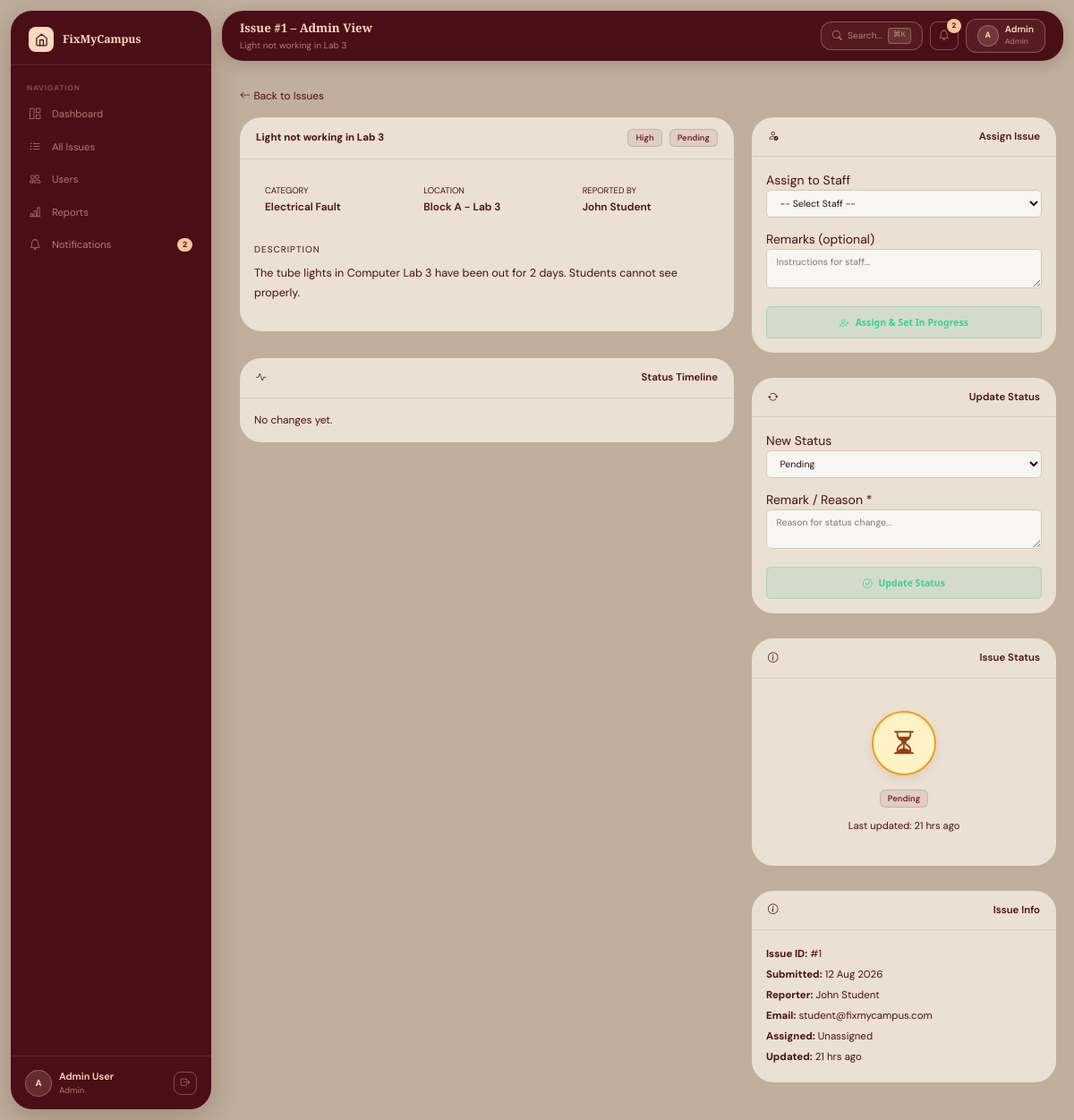
Page /admin/view_issue.php?id=1 (signed in) on the committed database.
### tables this page shows
CREATE TABLE IF NOT EXISTS issues (
    issue_id INT(11) NOT NULL AUTO_INCREMENT,
    title VARCHAR(200) NOT NULL,
    description TEXT NOT NULL,
    category_id INT(11) DEFAULT NULL,
    location VARCHAR(200) NOT NULL,
    priority ENUM('low','medium','high','critical') NOT NULL DEFAULT 'medium',
    status ENUM('pending','in_progress','resolved','closed','rejected') NOT NULL DEFAULT 'pending',
    reported_by INT(11) NOT NULL,
    assigned_to INT(11) DEFAULT NULL,
    parent_id INT(11) DEFAULT NULL,
    is_parent TINYINT(1) DEFAULT 0,
    affected_count INT(11) DEFAULT 1,
    admin_remark TEXT DEFAULT NULL,
    created_at DATETIME DEFAULT CURRENT_TIMESTAMP,
    updated_at DATETIME DEFAULT CURRENT_TIMESTAMP ON UPDATE CURRENT_TIMESTAMP,
    PRIMARY KEY (issue_id),
    KEY fk_reported_by (reported_by),
    KEY fk_assigned_to (assigned_to),
    KEY fk_category (category_id),
    KEY fk_parent_issue (parent_id),
    CONSTRAINT fk_reported_by FOREIGN KEY (reported_by) REFERENCES users(user_id) ON DELETE CASCADE,
    CONSTRAINT fk_assigned_to FOREIGN KEY (assigned_to) REFERENCES users(user_id) ON DELETE SET NULL,
    CONSTRAINT fk_category FOREIGN KEY (category_id) REFERENCES categories(category_id) ON DELETE SET NULL,
    CONSTRAINT fk_parent_issue FOREIGN KEY (parent_id) REFERENCES issues(issue_id) ON DELETE SET NULL
);

CREATE TABLE IF NOT EXISTS categories (
    category_id INT(11) NOT NULL AUTO_INCREMENT,
    category_name VARCHAR(100) NOT NULL,
    icon VARCHAR(50) DEFAULT 'bi-tools',
    description TEXT DEFAULT NULL,
    PRIMARY KEY (category_id),
    UNIQUE KEY category_name (category_name)
);

CREATE TABLE IF NOT EXISTS users (
    user_id INT(11) NOT NULL AUTO_INCREMENT,
    full_name VARCHAR(100) NOT NULL,
    email VARCHAR(150) NOT NULL,
    password VARCHAR(255) NOT NULL,
    role ENUM('student','staff','admin','maintenance') NOT NULL DEFAULT 'student',
    department VARCHAR(100) DEFAULT NULL,
    phone VARCHAR(15) DEFAULT NULL,
    avatar VARCHAR(255) DEFAULT NULL,
    created_at DATETIME DEFAULT CURRENT_TIMESTAMP,
    PRIMARY KEY (user_id),
    UNIQUE KEY email (email)
);

### includes/auth_check.php (called while the page is built, shortened)
<?php
function currentUser() {
    return [
        'id'         => $_SESSION['user_id'] ?? null,
        'name'       => $_SESSION['user_name'] ?? 'Guest',
        'email'      => $_SESSION['user_email'] ?? '',
        'role'       => $_SESSION['role'] ?? 'guest',
        'department' => $_SESSION['department'] ?? '',
    ];
}

### admin/view_issue.php (the view, shortened to what this page needs)
<?php
require_once '../includes/auth_check.php';
require_once '../config/db.php';
require_once '../includes/notification_helper.php';
$id = intval($_GET['id'] ?? 0);
$stmt = $pdo->prepare("SELECT i.*,c.category_name,rb.full_name AS reporter_name,rb.email AS reporter_email,ab.full_name AS assigned_name FROM issues i LEFT JOIN categories c ON i.category_id=c.category_id LEFT JOIN users rb ON i.reported_by=rb.user_id LEFT JOIN users ab ON i.assigned_to=ab.user_id WHERE i.issue_id=?");
$stmt->execute([$id]);
$issue = $stmt->fetch();
$history = $pdo->prepare("SELECT sh.*,u.full_name FROM status_history sh LEFT JOIN users u ON sh.changed_by=u.user_id WHERE sh.issue_id=? ORDER BY sh.changed_at ASC"); $history->execute([$id]); $history=$history->fetchAll();
$pageTitle = 'Issue #'.$id.' – Admin View'; $pageSubtitle = htmlspecialchars($issue['title']);
?>
<!DOCTYPE html>
<html lang="en">
<head>
<link rel="stylesheet" href="https://cdn.jsdelivr.net/npm/bootstrap-icons@1.11.3/font/bootstrap-icons.min.css">
<script src="https://cdn.tailwindcss.com"></script>
<link rel="stylesheet" href="../assets/css/style.css">
</head>
<body>
<div class="app-wrapper">
  <?php include '../includes/sidebar.php'; ?>
  <div class="main-content">
    <?php include '../includes/topbar.php'; ?>
    <div class="page-content">
      <div style="margin-bottom:14px;"><a href="issues.php" style="color:var(--text-muted);text-decoration:none;font-size:0.85rem;"><i class="bi bi-arrow-left me-1"></i>Back to Issues</a></div>
      <div style="display:grid;grid-template-columns:1fr 340px;gap:20px;">
        <div style="display:flex;flex-direction:column;gap:16px;">
          <div class="panel">
            <div class="panel-header" style="display:flex;align-items:center;justify-content:space-between;">
              <div>
                <span style="font-weight:700;"><?= htmlspecialchars($issue['title']) ?></span>
              </div>
              <div style="display:flex;gap:8px;"><?= getPriorityBadge($issue['priority']) ?><?= getStatusBadge($issue['status']) ?></div>
            </div>
            <div class="panel-body">
              <div style="display:grid;grid-template-columns:1fr 1fr 1fr;gap:12px;margin-bottom:18px;">
                <div style="background:var(--bg-body);border:1px solid var(--border-color);border-radius:var(--radius);padding:12px;"><div style="font-size:0.68rem;text-transform:uppercase;color:var(--text-muted);margin-bottom:3px;">Category</div><div style="font-size:0.85rem;font-weight:600;color:var(--text-dark);"><?= htmlspecialchars($issue['category_name']??'N/A') ?></div></div>
                <div style="background:var(--bg-body);border:1px solid var(--border-color);border-radius:var(--radius);padding:12px;"><div style="font-size:0.68rem;text-transform:uppercase;color:var(--text-muted);margin-bottom:3px;">Location</div><div style="font-size:0.85rem;font-weight:600;color:var(--text-dark);"><?= htmlspecialchars($issue['location']) ?></div></div>
                <div style="background:var(--bg-body);border:1px solid var(--border-color);border-radius:var(--radius);padding:12px;"><div style="font-size:0.68rem;text-transform:uppercase;color:var(--text-muted);margin-bottom:3px;">Reported By</div><div style="font-size:0.85rem;font-weight:600;color:var(--text-dark);"><?= htmlspecialchars($issue['reporter_name']) ?></div></div>
              </div>
              <div style="margin-bottom:16px;">
                <div style="font-size:0.72rem;text-transform:uppercase;color:var(--text-muted);letter-spacing:0.1em;margin-bottom:8px;">Description</div>
                <div style="font-size:0.9rem;line-height:1.75;"><?= nl2br(htmlspecialchars($issue['description'])) ?></div>
              </div>
            </div>
          </div>
          <div class="panel">
            <div class="panel-header"><i class="bi bi-activity me-2"></i>Status Timeline</div>
            <div class="panel-body">
              <?php if(empty($history)): ?><p style="color:var(--text-muted);font-size:0.85rem;">No changes yet.</p>
              <?php endif; ?>
            </div>
          </div>
        </div>
        <div style="display:flex;flex-direction:column;gap:14px;">
          <?php if(!in_array($issue['status'],['resolved','closed'])): ?>
          <div class="panel">
            <div class="panel-header"><i class="bi bi-person-check me-2"></i>Assign Issue</div>
            <div class="panel-body">
              <form method="POST">
                <div class="field-group">
                  <label>Assign to Staff</label>
                  <select name="assigned_to" required class="bg-[#f8f6f0] border border-[#d4c8b8] text-[#2b0d0d] placeholder-[#8a7575] text-xs rounded-md px-3 py-2 focus:outline-none focus:border-amber-700 focus:ring-1 focus:ring-amber-700 w-full">
                    <option value="">-- Select Staff --</option>
                  </select>
                </div>
                <div class="field-group">
                  <label>Remarks (optional)</label>
                  <textarea name="remarks" rows="2" placeholder="Instructions for staff..." class="bg-[#f8f6f0] border border-[#d4c8b8] text-[#2b0d0d] placeholder-[#8a7575] text-xs rounded-md px-3 py-2 focus:outline-none focus:border-amber-700 focus:ring-1 focus:ring-amber-700 w-full"></textarea>
                </div>
                <button type="submit" class="bg-emerald-500/10 text-emerald-400 border border-emerald-500/20 hover:bg-emerald-500/20 font-sans text-xs font-semibold px-3 py-1.5 rounded-md transition-colors shadow-none focus:outline-none focus:ring-1 focus:ring-emerald-500 w-full justify-center flex items-center" style="padding:10px;"><i class="bi bi-person-plus me-2"></i>Assign & Set In Progress</button>
              </form>
            </div>
          </div>
          <?php endif; ?>
          <div class="panel">
            <div class="panel-header"><i class="bi bi-arrow-repeat me-2"></i>Update Status</div>
            <div class="panel-body">
              <form method="POST">
                <div class="field-group">
                  <label>New Status</label>
                  <select name="new_status" class="bg-[#f8f6f0] border border-[#d4c8b8] text-[#2b0d0d] placeholder-[#8a7575] text-xs rounded-md px-3 py-2 focus:outline-none focus:border-amber-700 focus:ring-1 focus:ring-amber-700 w-full">
                    <?php foreach(['pending','in_progress','resolved','closed','rejected'] as $s): ?>
                      <option value="<?= $s ?>" <?= $issue['status']===$s?'selected':'' ?>><?= ucwords(str_replace('_',' ',$s)) ?></option>
                    <?php endforeach; ?>
                  </select>
                </div>
                <div class="field-group">
                  <label>Remark / Reason *</label>
                  <textarea name="remarks" rows="2" placeholder="Reason for status change..." required class="bg-[#f8f6f0] border border-[#d4c8b8] text-[#2b0d0d] placeholder-[#8a7575] text-xs rounded-md px-3 py-2 focus:outline-none focus:border-amber-700 focus:ring-1 focus:ring-amber-700 w-full"></textarea>
                </div>
                <button type="submit" class="bg-emerald-500/10 text-emerald-400 border border-emerald-500/20 hover:bg-emerald-500/20 font-sans text-xs font-semibold px-3 py-1.5 rounded-md transition-colors shadow-none focus:outline-none focus:ring-1 focus:ring-emerald-500 w-full justify-center flex items-center" style="padding:10px;"><i class="bi bi-check-circle me-2"></i>Update Status</button>
              </form>
            </div>
          </div>
          <div class="panel fade-in-up">
            <div class="panel-header"><i class="bi bi-info-circle me-2"></i>Issue Status</div>
            <div class="panel-body">
              <div style="text-align:center;padding:20px 0;">
                <?php
                $st = $issue['status'] ?? 'pending';
                $statusIconMap = [
                  'pending'     => 'bi-hourglass-split',
                  'in_progress' => 'bi-wrench',
                  'resolved'    => 'bi-check-circle-fill',
                  'closed'      => 'bi-lock-fill',
                  'rejected'    => 'bi-x-circle-fill'
                ];
                $iconClass = $statusIconMap[$st] ?? 'bi-info-circle-fill';
                ?>
                <div class="status-badge-circle status-<?= htmlspecialchars($st) ?>">
                  <i class="bi <?= $iconClass ?> status-badge-icon"></i>
                </div>
                <?= getStatusBadge($issue['status']) ?>
                <div style="margin-top:12px;font-size:0.8rem;color:var(--text-muted);">Last updated: <?= timeAgo($issue['updated_at'] ?? $issue['created_at']) ?></div>
              </div>
            </div>
          </div>
          <div class="panel">
            <div class="panel-header"><i class="bi bi-info-circle me-2"></i>Issue Info</div>
            <div class="panel-body" style="font-size:0.82rem;color:var(--text-muted);line-height:2;">
              <div><b style="color:var(--text-primary);">Issue ID:</b> #<?= $id ?></div>
              <div><b style="color:var(--text-primary);">Submitted:</b> <?= date('d M Y',strtotime($issue['created_at'])) ?></div>
              <div><b style="color:var(--text-primary);">Reporter:</b> <?= htmlspecialchars($issue['reporter_name']) ?></div>
              <div><b style="color:var(--text-primary);">Email:</b> <?= htmlspecialchars($issue['reporter_email']) ?></div>
              <div><b style="color:var(--text-primary);">Assigned:</b> <?= $issue['assigned_name'] ? htmlspecialchars($issue['assigned_name']) : 'Unassigned' ?></div>
              <div><b style="color:var(--text-primary);">Updated:</b> <?= timeAgo($issue['updated_at']??$issue['created_at']) ?></div>
            </div>
          </div>
        </div>
      </div>
    </div>
  </div>
</div>
</body>
</html>

### includes/topbar.php (shortened to what this page needs)
<?php
require_once __DIR__ . '/notification_helper.php';
require_once __DIR__ . '/../config/db.php';
$u=currentUser();
$unread=getUnreadCount($pdo,$u['id']);
$role=$u['role'];
?>
<header class="topbar">
  <div class="topbar-left">
    <div>
      <div class="topbar-title"><?=$pageTitle??'Dashboard'?></div>
      <?php if(!empty($pageSubtitle)):?><div class="topbar-sub"><?=$pageSubtitle?></div><?php endif;?>
    </div>
  </div>
  <div class="topbar-right">
    <button class="search-trigger" onclick="openSearch()" aria-label="Search">
      <i class="bi bi-search" style="font-size:.78rem;"></i>
      <span>Search...</span>
      <kbd>⌘K</kbd>
    </button>
    <div style="position:relative;">
      <button class="notif-btn" id="notifBtn" onclick="toggleNotif()" aria-label="Notifications">
        <i class="bi bi-bell"></i>
        <?php if($unread>0):?><span class="notif-badge"><?=$unread>9?'9+':$unread?></span><?php endif;?>
      </button>
    </div>
    <div style="display:flex;align-items:center;gap:7px;padding:5px 12px;border:1px solid var(--peach-dimmer);border-radius:var(--r-sm);background:rgba(255,216,190,.08);">
      <div class="user-avatar-sm" style="width:24px;height:24px;font-size:.65rem;"><?=strtoupper(substr($u['name'],0,1))?></div>
      <div class="d-sm-block">
        <div style="font-size:.74rem;font-weight:600;color:var(--peach);line-height:1.2;"><?=htmlspecialchars(explode(' ',$u['name'])[0])?></div>
        <div style="font-size:.63rem;color:var(--peach-dim);text-transform:capitalize;"><?=$role?></div>
      </div>
    </div>
  </div>
</header>

### includes/notification_helper.php (shortened to what this page needs)
<?php
function getUnreadCount($pdo, $user_id) {
    $stmt = $pdo->prepare("SELECT COUNT(*) FROM notifications WHERE user_id = ? AND is_read = 0");
    $stmt->execute([$user_id]);
    return $stmt->fetchColumn();
}
function getPriorityBadge($priority) {
    $map = [
        'low'      => '<span class="badge badge-emerald">Low</span>',
        'medium'   => '<span class="badge badge-blue">Medium</span>',
        'high'     => '<span class="badge badge-amber">High</span>',
        'critical' => '<span class="badge badge-rose">Critical</span>',
    ];
    return $map[$priority] ?? '<span class="badge badge-zinc">' . ucfirst($priority) . '</span>';
}
function getStatusBadge($status) {
    $map = [
        'pending'     => '<span class="badge badge-amber">Pending</span>',
        'in_progress' => '<span class="badge badge-blue">In Progress</span>',
        'resolved'    => '<span class="badge badge-emerald">Resolved</span>',
        'closed'      => '<span class="badge badge-zinc">Closed</span>',
        'rejected'    => '<span class="badge badge-rose">Rejected</span>',
    ];
    return $map[$status] ?? '<span class="badge badge-zinc">' . ucfirst($status) . '</span>';
}
function timeAgo($datetime) {
    $time = strtotime($datetime);
    $diff = time() - $time;
    if ($diff < 86400) return floor($diff/3600) . ' hrs ago';
    return date('d M Y', $time);
}

### rows in the picture
issues: title "Light not working in Lab 3", priority "High", status "Pending Pending", category.category_name "Electrical Fault", location "Block A - Lab 3", reported_by.full_name "John Student", description "The tube lights in Computer Lab 3 have been out for 2 days. Students cannot see properly.", new_status "Pending", updated_at "21 hrs ago", created_at "12 Aug 2026", reported_by.email "student@fixmycampus.com"

### other values in the picture
$item['label'] "Dashboard"
$item['label'] "All Issues"
$item['label'] "Users"
$item['label'] "Reports"
$item['label'] "Notifications"
$item['badge'] "2"
$initials "A"
$u['name'] "Admin User"
$u['role'] "Admin"
$pageTitle "Issue #1 – Admin View"
$unread "2"
substr($u['name'],0,1) "A"
explode(' ',$u['name'])[0] "Admin"
$role "Admin"
$id "1"
